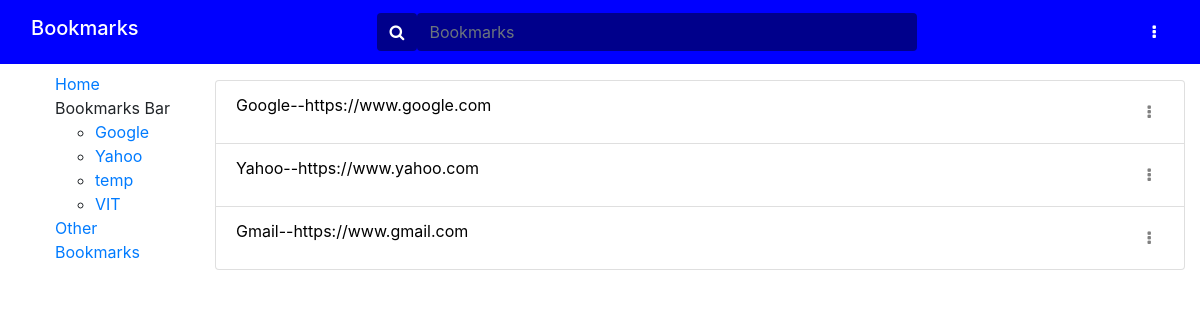
The app's page /bookmarks/ with its own data.
### bookmarksapp/models.py (models this page shows, shortened)
class Folder(models.Model):
    name = models.CharField(max_length=200, help_text='Enter the folder name')
    def __str__(self):
        return self.name

class Bookmarks(models.Model):
    name = models.CharField(max_length=200, help_text='Enter a webpage name')
    url = models.CharField(max_length=200, help_text='Enter a webpage url')
    description = models.CharField(max_length=200, help_text='Enter a webpage description')
    tags = TaggableManager(help_text='Enter webpage tags')
    folder = models.ForeignKey('Folder', on_delete=models.CASCADE, null=True, blank=True)

### bookmarksapp/views.py (the view)
# urls.py: path('', views.index, name='index'),
def index(request):
    bookmarks = Bookmarks.objects.all()
    namefilter = BookmarksFilter(request.GET, queryset=bookmarks)
    folder_list = Folder.objects.all()
    if(request.POST):
        bookmarkform = BookmarkForms(request.POST)
        folderform = FolderForm(request.POST)
    else:
        bookmarkform = BookmarkForms(data={'url':'https://www.'})
        folderform = FolderForm()
    if (bookmarkform.is_valid()):
        bookmarkform.save()
        return HttpResponseRedirect(reverse('index'))
    if (folderform.is_valid()):
        folderform.save()
        return HttpResponseRedirect(reverse('index'))
    context = {
        'filter': namefilter,
        'folder_list': folder_list,
        'bookmarkform': bookmarkform,
        'folderform': folderform,
    }
    return render(request, 'bookmarksapp/index.html', context=context)

### bookmarksapp/forms.py
class BookmarkForms(forms.ModelForm):
    class Meta:
        model = Bookmarks
        fields = ['name','url','description','tags','folder']

class FolderForm(forms.ModelForm):
    class Meta:
        model = Folder
        fields = ['name']

### bookmarksapp/templates/bookmarksapp/index.html (shortened to what this page needs)
{% extends "base_generic.html" %}
{% block search %}
<div class="input-group container-fluid" style="width: 50%;">
      <form method="get" style="display:flex; width: 100%;">
      <div class="input-group-append">
        <button class="btn" type="submit" style="background-color: darkblue;">
          <i class="fa fa-search" style="color: white;"></i>
        </button>
      </div>
      <input style="background-color:darkblue ; border: darkblue; color: white;" type="text" class="form-control" name="name" id="id_name" placeholder="Bookmarks">
      </form>
    </div>
{% endblock %}
{% block create %}
<div class="dropdown show">
    <a class="btn" href="#" role="button" id="dropdownMenuLink" data-toggle="dropdown" aria-haspopup="true" aria-expanded="false">
      <i class="fa fa-ellipsis-v" style="color: white;"></i>
    </a>
</div>
{% endblock %}
{% block content %}
    {% if filter.qs %}
    <ul class="list-group">
    {% for bookmark in filter.qs %}
        <li class=" list-group-item flex-column align-items-start"><a style="text-decoration: none; color:black;" onmouseover = "this.style.color = 'blue'" onmouseout = "this.style.color = 'black'"  href="{{ bookmark.url }}" target="_blank">{{ bookmark.name }}--{{ bookmark.url }}
        <div class="dropdown show" style="display: inline-block; float: right;">
          <a class="btn" href="#" role="button" id="dropdownItemLink" data-toggle="dropdown" aria-haspopup="true" aria-expanded="false">
            <i class="fa fa-ellipsis-v" style="color: grey;"></i>
          </a>
        </div>
      </a>
        </li>
    {% endfor %}
    </ul>
  {% else %}
    <p>There are no bookmarks.</p>
  {% endif %}
{% endblock %}

### bookmarksapp/templates/base_generic.html (shortened to what this page needs)
<!DOCTYPE html>
<html lang="en">
<head>
  <link rel="stylesheet" href="https://cdn.jsdelivr.net/npm/bootstrap@4.5.3/dist/css/bootstrap.min.css">
  <link rel="stylesheet" href="https://maxcdn.bootstrapcdn.com/font-awesome/4.4.0/css/font-awesome.min.css">
  <link rel="stylesheet" href="https://cdnjs.cloudflare.com/ajax/libs/font-awesome/4.7.0/css/font-awesome.min.css">
  {% load static %}
  <link rel="stylesheet" href="{% static 'css/styles.css' %}">
</head>
<body>
 <nav class="navbar navbar-expand-lg" style="background-color: blue">
  <div class="container-fluid" >
    <h2 class="navbar-brand" style="color: white;">Bookmarks</h2>
    {% block search %} {% endblock %}
    {% block create %} {% endblock %}
  </div>
</nav>
<div class="container-fluid">
    <div class="row">
      <div class="mysidebar col-sm-2 pt-2">
        <ul class="sidebar-nav" style="list-style-type: none;">
          <li> <a href="{% url 'index' %}">Home</a></li>
          <li>Bookmarks Bar
            <ul>
              {% for folder in folder_list %}
              <li><a href="{% url 'list-folder' folder.id %}">{{ folder.name }}</a></li>
              {% endfor %}
            </ul>
          </li>
          <li> <a href="{% url 'list-folder-unknown' %}">Other Bookmarks</a>
          </li>
        </ul>
      </div>
  <div class="col-sm-10 pt-3">
    {% block content %} {% endblock %}
    </div>
  </div>
</div>
</body>
</html>

### records on screen
Folder: name "Google"
Folder: name "Yahoo"
Folder: name "temp"
Folder: name "VIT"
Bookmarks: name "Google", url "https://www.google.com"
Bookmarks: name "Yahoo", url "https://www.yahoo.com"
Bookmarks: name "Gmail", url "https://www.gmail.com"
